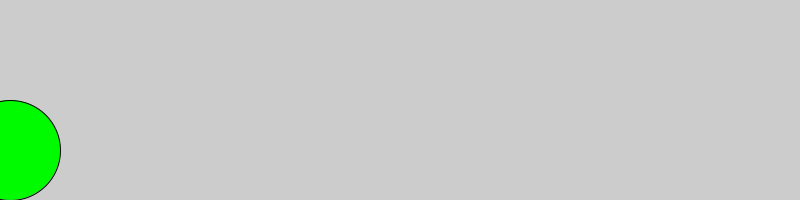
Frame 1 (no input)
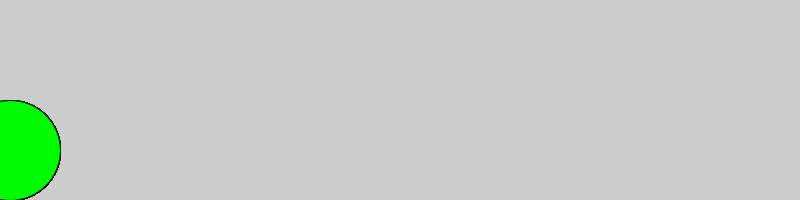
Frame 60 (the mouse pressed at the canvas centre just before this capture)
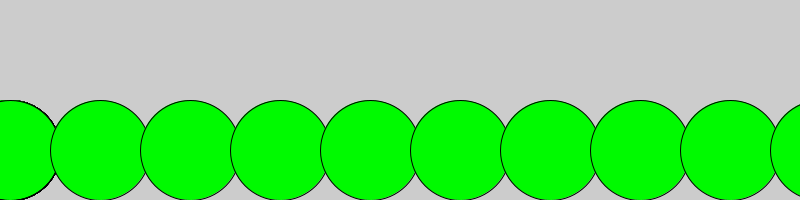
Frame 120 (the mouse held since frame 60 and released just before this capture)

The Processing sketch that drew these frames (run headless with seeded random() and noise(); from frame 60 on, the mouse is pressed at the canvas centre):

// Processing sketch: Dot_Race
// ── Dot_Race.pde
 
//1. Make a variable to hold the X co-ordinate of the dot, and set it to something.
int value=10;
 
 
void setup() {
  size(800, 200);
}
 
void draw() {
  //3. make it a nice color
  fill(0,250,0);
 
  //4. if the mouse is pressed...
  if(mousePressed)

     
//5. ... change the X co-ordinate so that the dot moves to the right
      value=value+90;
  //2. Draw an ellipse of height and width 100. Make sure to use your variable for the X position.
  ellipse(value,150,100,100);
 
//6. Make your dot move really fast so that it can win the race (you have to figure out what part of your code to change)
}
